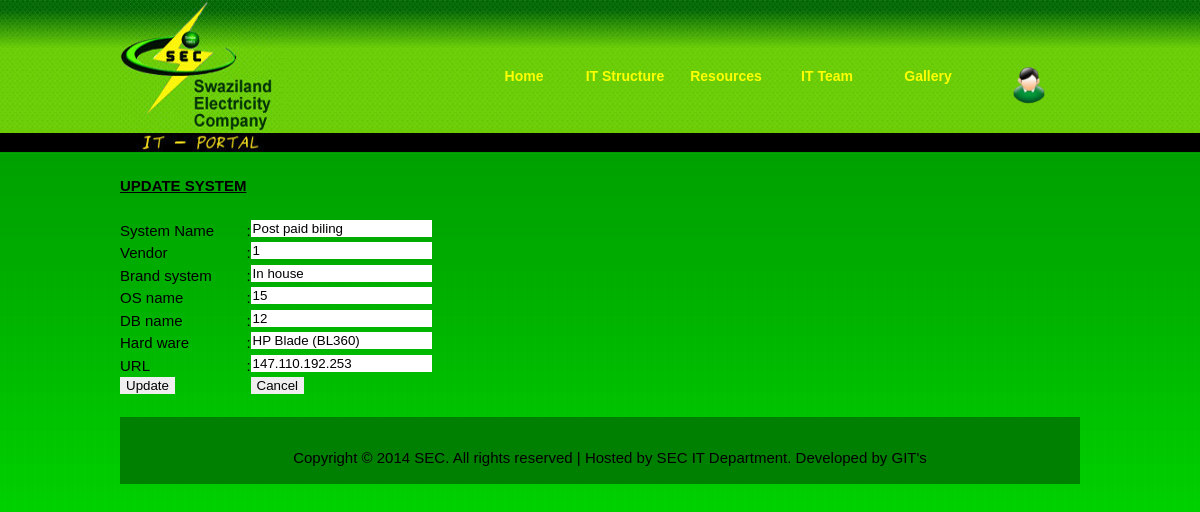
Page /php/update_system.php?id=Post paid biling (signed in) on the committed database.
### tables this page shows
CREATE TABLE `systems` (
  `sys_id` int(11) NOT NULL AUTO_INCREMENT,
  `sys_name` varchar(50) DEFAULT NULL,
  `sys_vendor` int(11) DEFAULT NULL,
  `sys_brand_name` varchar(50) DEFAULT NULL,
  `sys_business_processes` varchar(255) DEFAULT NULL,
  `sys_os` int(11) DEFAULT NULL,
  `sys_db` varchar(50) DEFAULT NULL,
  `sys_h_ware` varchar(255) DEFAULT NULL,
  `sys_link` varchar(50) DEFAULT NULL,
  `sys_documents_link` varchar(50) DEFAULT NULL,
  PRIMARY KEY (`sys_id`)
);

### php/update_system.php (the view, shortened to what this page needs)
<?php
include '../includes/header.php';
require '../includes/connect.php';
$system = $_SESSION['system'];
$result2 = mysql_query("SELECT *  FROM systems WHERE sys_name='$system'");
while ($row = mysql_fetch_assoc($result2)){
	extract($row);
	echo"<table>";
	echo"<form method='post' action='update_system.php' enctype='multipart/form-data'>";
	echo"<tr><th><u>UPDATE SYSTEM</u><br><br></th></tr>";
	echo"<tr><td>System Name</td><td>:</td><td><input name='sys_name' type='text' id='sys_name' value='" .$system. "' /></td></tr>";
	echo"<tr><td>Vendor</td><td>:</td><td><input name='vendor' type='text' id='vendor' value='" .$sys_vendor. "' /></td></tr>";
	echo"<tr><td>Brand system</td><td>:</td><td><input name='brand_system' type='text' id='brand_system' value='" .$sys_brand_name. "' /></td></tr>";
	echo"<tr><td>OS name</td><td>:</td><td><input name='os_name' type='text' id='os_name' value='".$sys_os."' /></td></tr>";
	echo"<tr><td>DB name</td><td>:</td><td><input name='db_name' type='text' id='db_name' value='" .$sys_db. "' /></td></tr>";
	echo"<tr><td>Hard ware</td><td>:</td><td><input name='h_ware' type='text' id='h_ware' value='" .$sys_h_ware. "' /></td></tr>";
	echo"<tr><td>URL</td><td>:</td><td><input name='link' type='text' id='date' value=" .$sys_link. " /></td></tr>";
	echo"<tr><td><input type='submit' name='change' id='submit' value='Update' /><br><br></td><td></td>";
	echo"<td><input type='submit' name='cancel' id='cancel' value='Cancel' /><br><br></td></tr>";
	echo" </form>";
	echo"</table>";
}
include '../includes/footer.php';
?>

### css/templatemo_style.css (style rules this page uses)
body { margin: 0; padding: 0; color: #000000; font-family: Tahoma, Geneva, sans-serif; font-size: 15px; line-height: 1.5em; background-color: #01df00; background-repeat: repeat-x; background-position: top; background-image: url(../images/Backbg4.jpg) }

### css/style.css (style rules this page uses)
body, html { height:100% }

### rows in the picture
systems: vendor "1", brand_system "In house", os_name "15", db_name "12", h_ware "HP Blade (BL360)", link "147.110.192.253"
